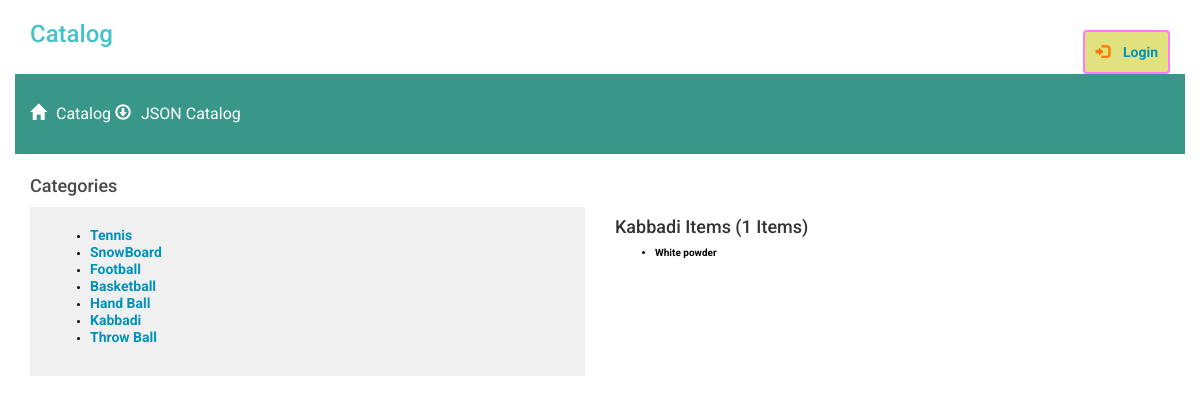
Screenshot of /catalog/6/items with the database file from the repository.
### models.py (models this page shows, shortened)
class Category(Base):
    __tablename__ = 'category'
    id = Column(Integer, primary_key=True)
    name = Column(String(40),index=True)
    user_id=Column(Integer,ForeignKey('user.id'))
    user = relationship('User')

class Item(Base):
    __tablename__ = 'item'
    id = Column(Integer,primary_key=True)
    title = Column(String(50),index = True)
    Description = Column(String(2500), index = True)
    cat_id = Column(Integer,ForeignKey('category.id'))
    category = relationship('Category')
    user_id=Column(Integer,ForeignKey('user.id'))
    user = relationship('User')

### application.py (the view)
@app.route('/catalog/<int:catid>/items',methods=['GET'])
def items(catid):
    category = session.query(Category).filter_by(id = catid).one()
    categories = session.query(Category).all()
    items = session.query(Item).filter_by(cat_id=catid).all()
    catItemsCount = session.query(Item).filter_by(cat_id=catid).count()
    return render_template('items.html', \
        categories = categories, category = category, \
        items = items,catItemsCount = catItemsCount)

### templates/items.html (shortened to what this page needs)
{% extends "main.html" %}
{% block content %}
{% include "header.html" %}
	<h3>Categories</h3>
	<form action="{{url_for('items',catid = category.id)}}" method = 'get'>
	<div class="row">
		<div class="col-md-6">
			<div class="catalog-list">
					<ul>
					{% for cats in categories %}
					<li>
						<a href ="{{url_for('items',catid=cats.id)}}" class="hover" > {{cats.name}} </a>
					</li>
					{% endfor %}
					</ul>
				</form>
			</div>
		<div class="col-md-6">
			<h4>{{category.name}} Items ({{catItemsCount}} Items)</h4>
			<div class="category-list">
					<div class = 'pane'>
					<ul>
					{% for i in items %}
							<li>
								{%if 'username' in session %}
										<a href ="{{url_for('viewItem',catid= category.id, itemid =i.id)}}"> {{i.title}} </a>
								{% else %}
									{{i.title}}
								{% endif %}
							<br/>
							</li>
					{% endfor %}
					</ul>
			</div>
		</div>
	</div>
{% endblock %}

### static/styles.css (style rules this page uses)
* { font-family: "Helvetica Neue Bold", Roboto, Helvetica, Arial, sans-serif; font-weight: 700; }
h3 { font-size: 18px; color: #4A4A4A; line-height: 23px; }
a { font-size: 14px; color: #0093B9; line-height: 17px; }
ul { font-size: 14px; color: #009839; line-height: 17px; }
li { font-size: 10px; color: #020202; line-height: 12px; }
.catalog-list { background-color: #F0F0F0; padding: 20px; }

### rows the page displays
Category: name "Tennis"
Category: name "SnowBoard"
Category: name "Football"
Category: name "Basketball"
Category: name "Hand Ball"
Category: name "Kabbadi"
Category: name "Throw Ball"
Item: title "White powder"

### other values shown
{{ catItemsCount }} "1"
